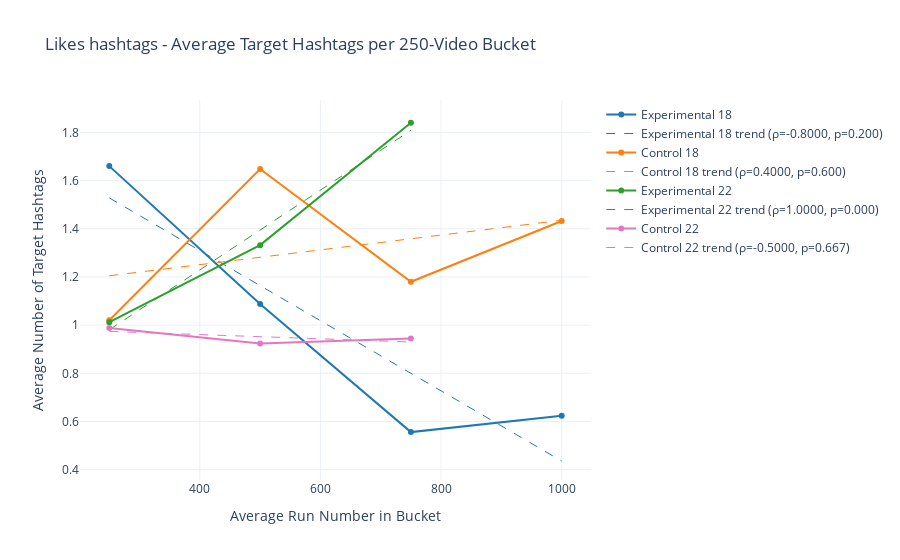

This figure's notebook cell:
### Code cell
scenarios = ['18','22']
scenarios_data = {}

for scenario in scenarios:
    # Call analyze_hashtags_for_scenario with group_type='both' to get both experimental and control data
    exp_data, ctrl_data, max_videos = analyze_hashtags_for_scenario(data_combined, target_hashtags, scenario, group_type='both')
    scenarios_data[scenario] = (exp_data, ctrl_data, max_videos)

# Plot trends and print statistics with default group_type='both'
plot_hashtag_trends(scenarios_data, target_hashtags, group_type='both')

### Figure 1 — Plotly figure (JSON) as saved in the notebook; plotly's stock layout.template omitted (floating-point values rounded to 4 significant figures)
{"data": [{"line": {"color": "rgb(31, 119, 180)", "width": 2}, "mode": "lines+markers", "name": "Experimental 18", "type": "scatter", "x": [250, 500, 750, 1000], "y": [1.66, 1.088, 0.556, 0.624]}, {"line": {"color": "rgb(31, 119, 180)", "dash": "dash", "width": 1}, "mode": "lines", "name": "Experimental 18 trend (ρ=-0.8000, p=0.200)", "type": "scatter", "x": [250, 1000], "y": [1.528, 0.436]}, {"line": {"color": "rgb(255, 127, 14)", "width": 2}, "mode": "lines+markers", "name": "Control 18", "type": "scatter", "x": [250, 500, 750, 1000], "y": [1.02, 1.648, 1.18, 1.432]}, {"line": {"color": "rgb(255, 127, 14)", "dash": "dash", "width": 1}, "mode": "lines", "name": "Control 18 trend (ρ=0.4000, p=0.600)", "type": "scatter", "x": [250, 1000], "y": [1.205, 1.435]}, {"line": {"color": "rgb(44, 160, 44)", "width": 2}, "mode": "lines+markers", "name": "Experimental 22", "type": "scatter", "x": [250, 500, 750], "y": [1.012, 1.332, 1.84]}, {"line": {"color": "rgb(44, 160, 44)", "dash": "dash", "width": 1}, "mode": "lines", "name": "Experimental 22 trend (ρ=1.0000, p=0.000)", "type": "scatter", "x": [250, 750], "y": [0.9807, 1.809]}, {"line": {"color": "rgb(227, 119, 194)", "width": 2}, "mode": "lines+markers", "name": "Control 22", "type": "scatter", "x": [250, 500, 750], "y": [0.988, 0.924, 0.944]}, {"line": {"color": "rgb(227, 119, 194)", "dash": "dash", "width": 1}, "mode": "lines", "name": "Control 22 trend (ρ=-0.5000, p=0.667)", "type": "scatter", "x": [250, 750], "y": [0.974, 0.93]}], "layout": {"showlegend": true, "title": {"text": "Likes hashtags - Average Target Hashtags per 250-Video Bucket"}, "xaxis": {"title": {"text": "Average Run Number in Bucket"}}, "yaxis": {"title": {"text": "Average Number of Target Hashtags"}}}}
